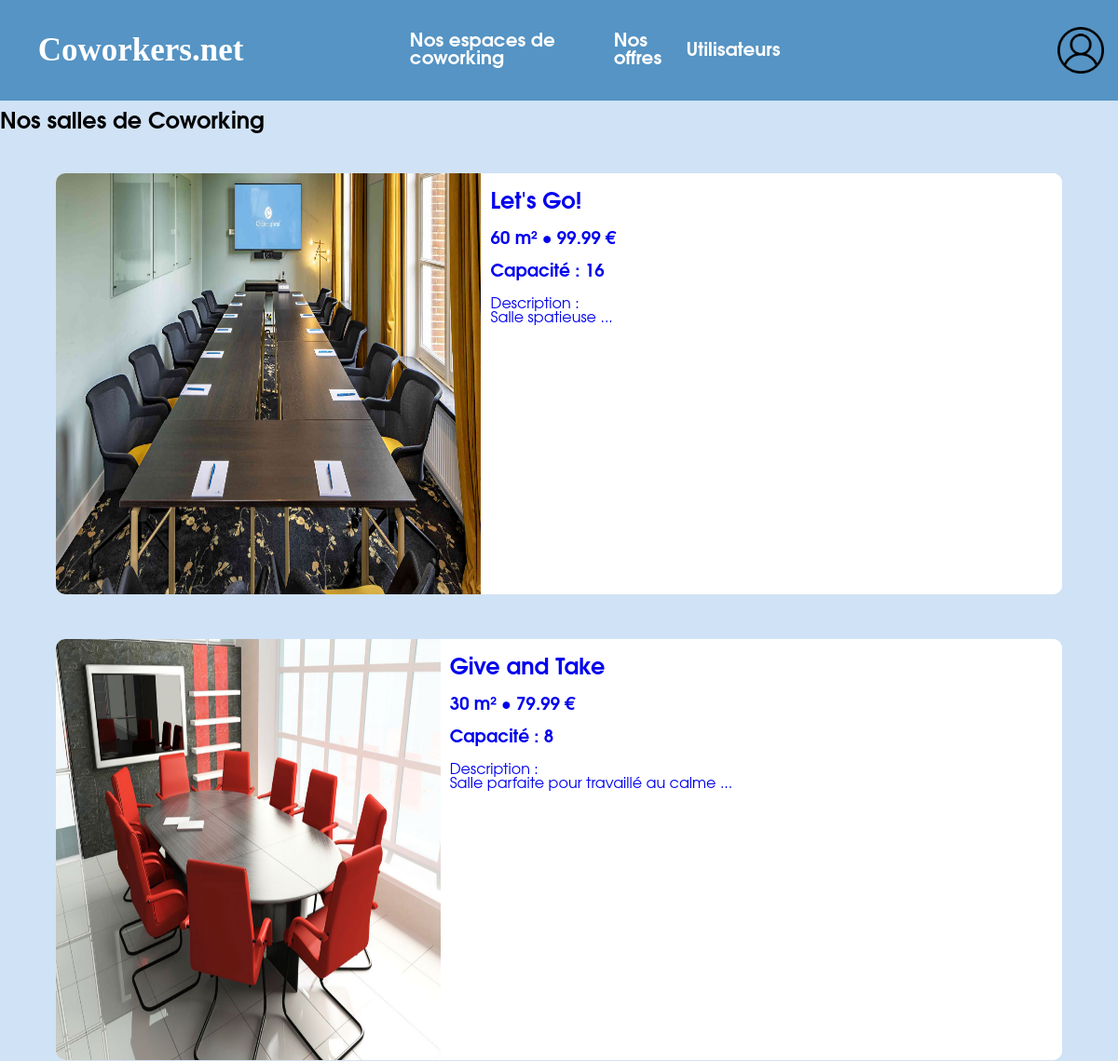
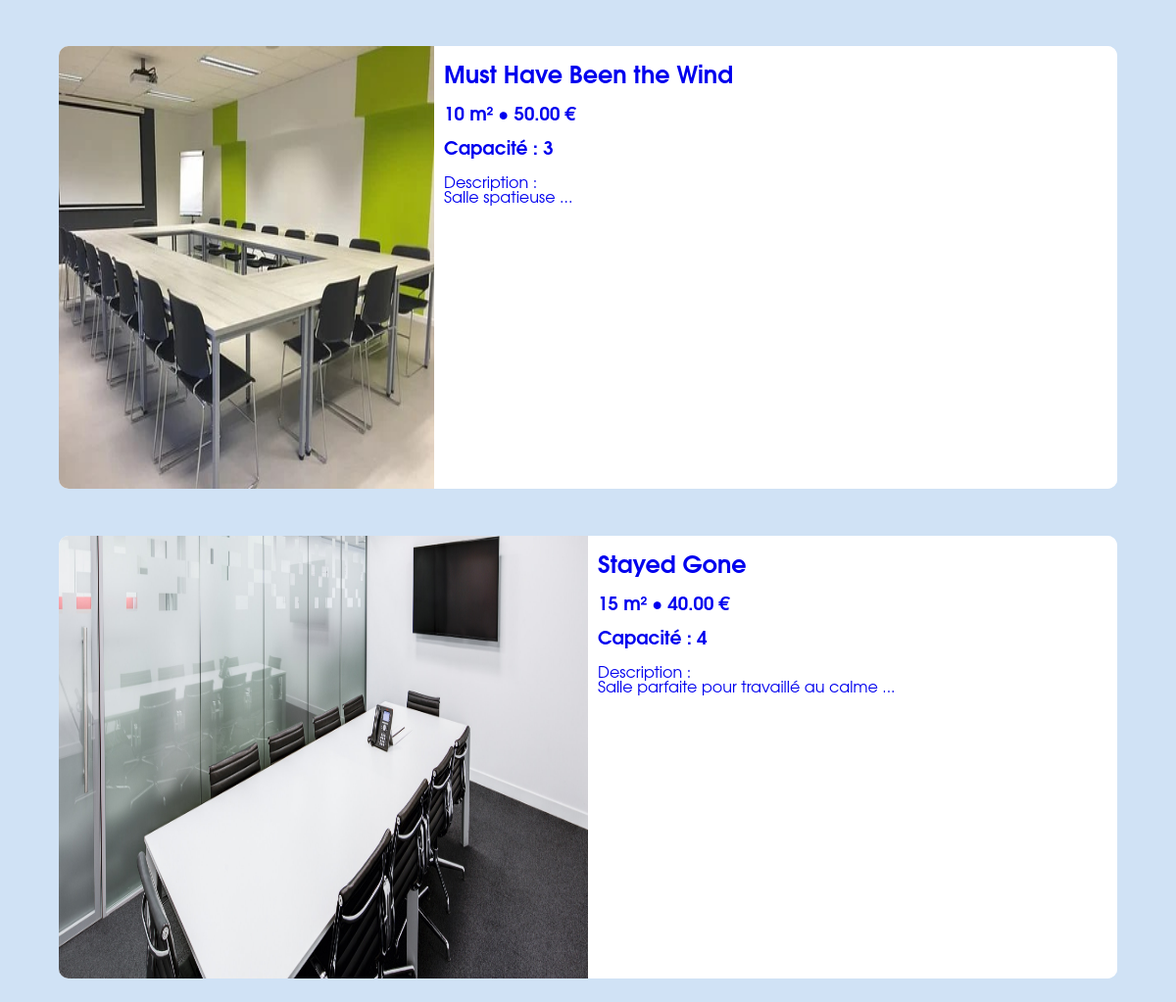
Screenshot of /offre.php with the database file from the repository (2 pictures, top to bottom).
### tables this page shows
CREATE TABLE Salles (
    idSalle INT NOT NULL PRIMARY KEY AUTO_INCREMENT,
    nomSalle VARCHAR(100)NOT NULL ,
    superficieSalle INT(3),
    capaciteSalle INT(4),
    prixJournee DECIMAL(5,2),
    idBatiment INT REFERENCES Batiments(idBatiment),
    descriptionSalleCourte VARCHAR(300),
    descriptionSalle VARCHAR(5000)
);

### www/general/database.php (called while the page is built, shortened)
<?php global $db;
$host = "localhost";
$port = 3306;
$user = "root";
$password = "root";
$database = "sae";
try {
    $db = new PDO("mysql:host=$host:$port;dbname=$database", $user, $password);
} catch (PDOException $e) {
    print "Error!: " . $e->getMessage() . "<br/>";
    die("Erreur : Connexion impossible à la base de données");
}
class Database {
    public static function execute(string $request) : false|PDOStatement {
        global $db;
        return $db->query($request);
    }
}
?>

### www/offre.php (the view, shortened to what this page needs)
<?php require_once 'general/database.php' ?>
<!DOCTYPE html>
<html lang="fr">
<head>
    <?php require 'general/head.php' ?>
</head>
<body>
<header>
    <?php require 'general/nav.php' ?>
</header>
<main>
    <section>
        <h2>
            Nos salles de Coworking
        </h2>
    </section>
    <section class="section2" id="offre">
        <div class = "menu">
            <?php
            $Salles = Database::execute("SELECT * FROM Salles ORDER BY prixJournee DESC");
                foreach($Salles as $Salle): ?>
                <a class="menuF" href="menuF.php?idSalle=<?=$Salle['idSalle']?>">
                    <div class="donnees">
                        <div class="image"> <img class="image" src="img/<?=$Salle['nomSalle']?>.jpg"> </div>
                        <div class="text">
                            <h2><?=$Salle['nomSalle']?></h2>
                            <h3><?=$Salle['superficieSalle']?> m² • <?=$Salle['prixJournee']?> €</h3>
                            <h3>Capacité : <?=$Salle['capaciteSalle']?></h3>
                            <p>
                                Description :
                                <br>
                                <?=$Salle['descriptionSalleCourte']?> </p>
                        </div>
                    </div>
                </a>
                <?php endforeach ;?>
        </div>
    </section>
</main>
</body>
</html>

### www/css/style.css (style rules this page uses)
html { scroll-behavior: smooth; scroll-padding: 7vw; }
title, body, nav, header, main, footer { width: 100%; display: flex; }
body { flex-direction: column; padding: 0; margin: 0; background-color: #d0e2f5; }
header { box-sizing: content-box; background-color: #5594c4; z-index: 1000; position: fixed; }
h2 { font-family: Avantgarde, TeX Gyre Adventor, URW Gothic L, sans-serif; }
main, section, a { width: 100%; display: flex; }
main { position: absolute; top : 100px; flex-direction: column; bottom:0; height: 90%; }
div.menu > a { min-height: 500px; overflow: hidden; }
.donnees { background-color: #5594c4; display: flex; flex-direction: row; overflow: hidden; border-radius: 10px; }
a.menuF { text-decoration: none; }
a.menuF > div { margin: 2% 5%; border-radius: 10px; background-color: white; width: 100%; flex-direction: row; }
div.text { flex-direction: column; width: 100%; padding-left: 10px; z-index: 10; background-color: white; }
div.text p, .no-margin { margin: 0; }
div.text * { font-family: Avantgarde, TeX Gyre Adventor, URW Gothic L, sans-serif; }
div.image { max-width: 50%; height: 100%; }
img.image { max-width: 100%; height: 100%; transition: all 0.3s; }
#offre { margin-top: 0; }

### rows the page displays
salles: nomSalle (picture), nomSalle "Let's Go!", superficieSalle "60", prixJournee "99.99", capaciteSalle "16", descriptionSalleCourte "Salle spatieuse ..."
salles: nomSalle (picture), nomSalle "Give and Take", superficieSalle "30", prixJournee "79.99", capaciteSalle "8", descriptionSalleCourte "Salle parfaite pour travaillé au calme ..."
salles: nomSalle (picture), nomSalle "Must Have Been the Wind", superficieSalle "10", prixJournee "50.00", capaciteSalle "3", descriptionSalleCourte "Salle spatieuse ..."
salles: nomSalle (picture), nomSalle "Stayed Gone", superficieSalle "15", prixJournee "40.00", capaciteSalle "4", descriptionSalleCourte "Salle parfaite pour travaillé au calme ..."
